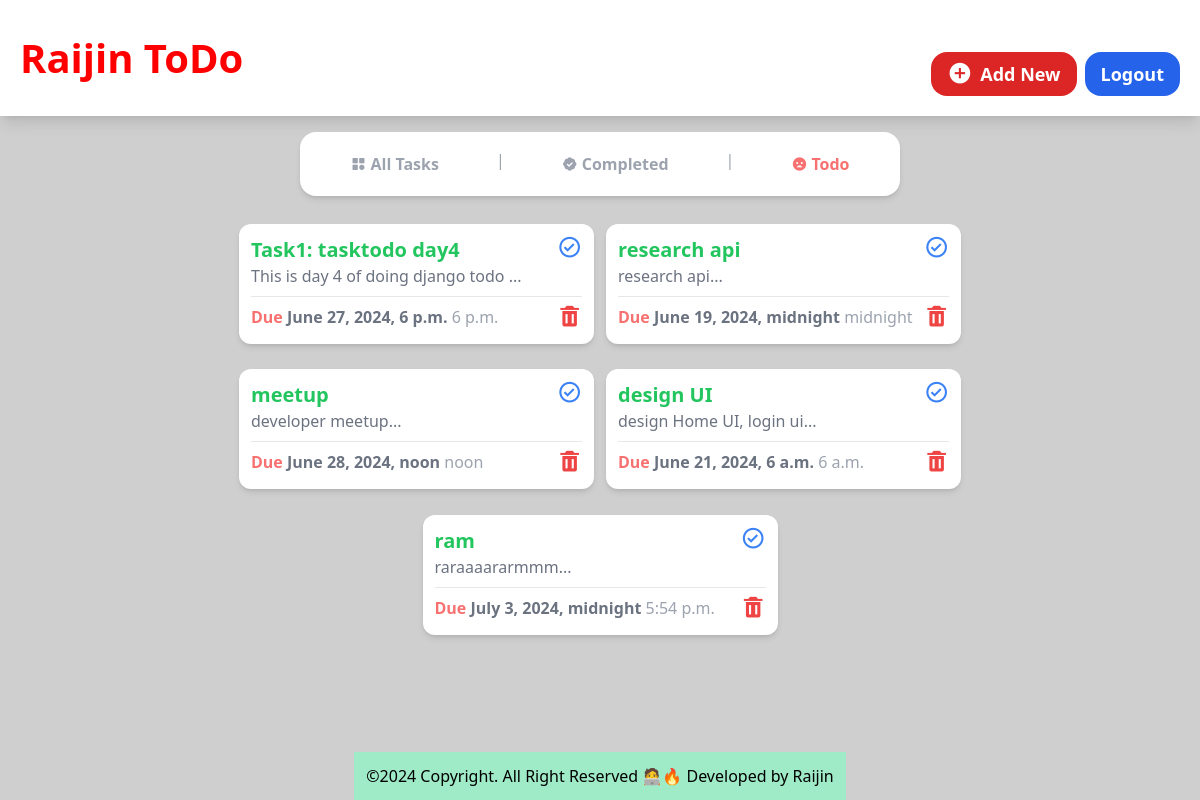
The page /todo/remaining on the database as committed earlier.
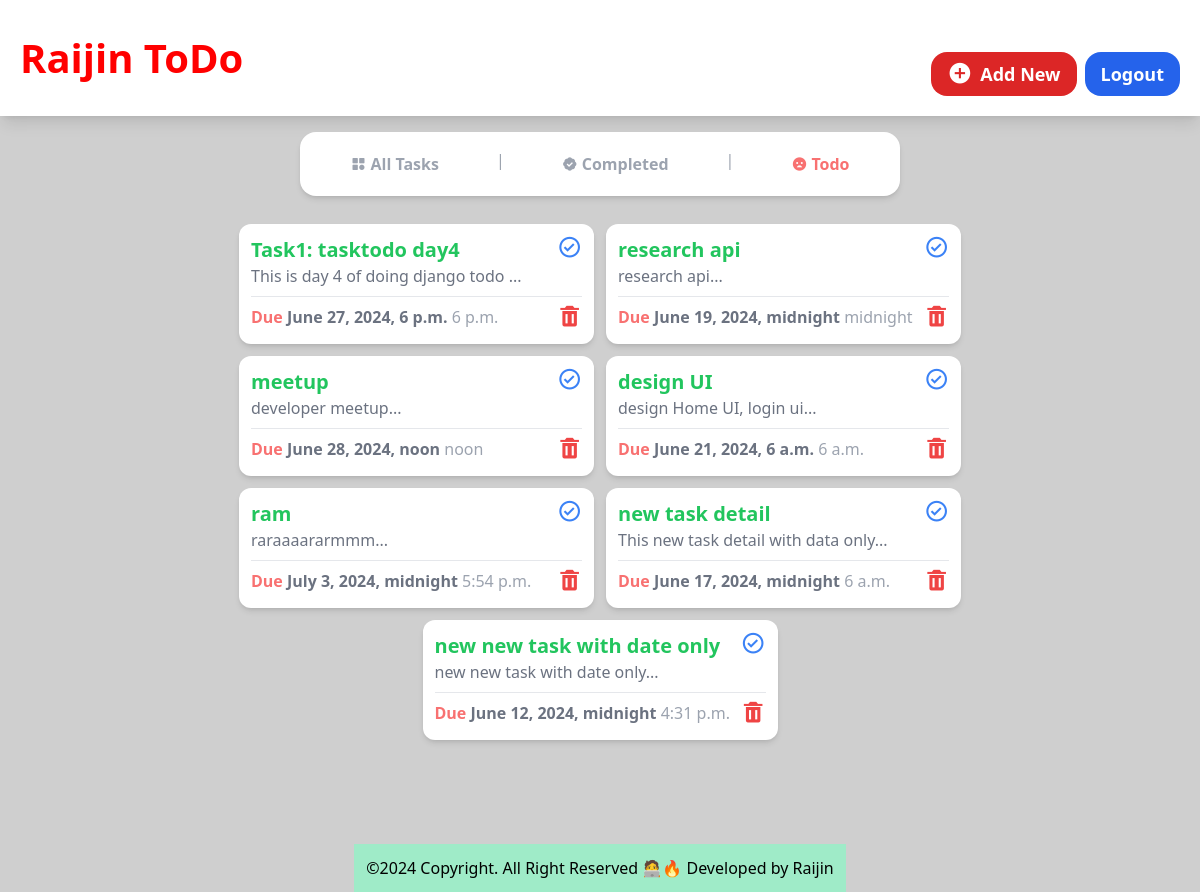
The same page on the database as committed later.
### tasksTodo/models.py (models this page shows, shortened)
class Task(models.Model):
    title= models.CharField(max_length=200)
    description= models.TextField(null=True, blank=True)
    due_date= models.DateField()
    due_time= models.TimeField()
    is_completed= models.BooleanField(default=False)

### tasksTodo/views.py (the view)
# urls.py: path('remaining', views.remaining_task, name='remaining_task'),
def remaining_task(request):
    remaining_task= Task.objects.filter(is_completed=False) # Get all remaining tasks from the database
    return render(request, 'remaining.html',{
        'remaining_task': remaining_task
    })

### tasksTodo/templates/remaining.html
{% include 'top_header.html'%}
  <body
    class="bg-[#cfcfcf] flex flex-col items-center justify-center gap-4 h-screen"
  >
  {% include 'add_new_header.html'%}
  {% include 'nav.html'%}
  {% block content %}
    <section
      class="flex flex-1 flex-wrap justify-center gap-3 bg-[#fff0] w-10/12 md:w-11/12 h-full mb-3 rounded-2xl p-3 overflow-y-auto scrollbar-hide"
    >
    {%for rTask in remaining_task%}
      <div
        class="w-[355px] shadow-md flex flex-col bg-white h-[120px] rounded-xl p-3"
      >
        <div class="flex flex-row justify-between">
          <div>
            <a href="{% url 'task_detail' task_id=rTask.id  %}">
              <h1 class="text-green-500 font-semibold text-xl">
                {{rTask.title}}
              </h1>
            </a>
            <p class="text-gray-500 text-md">
              {{rTask.description | slice:":35"}}...
            </p>
          </div>
          <a href="{% url 'toggle_complete'  task_id=rTask.id %}">
            <i class="bx bx-check-circle bx-sm text-blue-500"></i>
          </a>
        </div>
        <hr class="border-t border-gray-200 my-2" />
        <div class="flex flex-row justify-between">
          <h2 class="text-gray-500 font-bold">
            <span class="font-bold text-red-400">Due</span> {{rTask.due_date}} <span class="font-medium text-gray-400">{{rTask.due_time}}</span>
          </h2>
          <a href="{% url 'delete_task'  task_id=rTask.id%}">
            <i class="bx bxs-trash bx-sm text-red-500"></i>
          </a>
        </div>
      </div>
      {%endfor%}
    </section>
    {% endblock %}
{% include 'footer.html'%}

Rows that differ between the two databases and show on the page:
added Task: title "new task detail", description "This new task detail with data only", due_date "June 17, 2024, midnight", due_time "6 a.m."
added Task: title "new new task with date only", description "new new task with date only", due_date "June 12, 2024, midnight", due_time "4:31 p.m."
